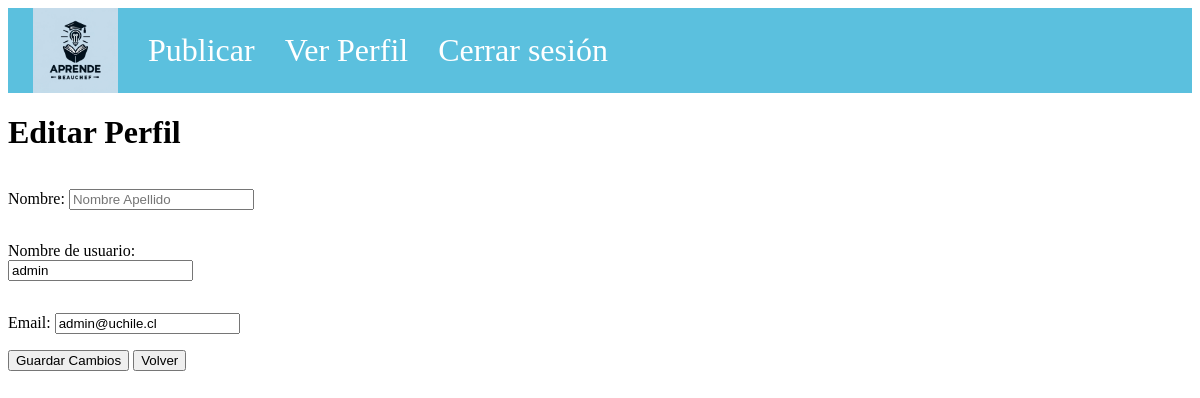
The page /profile/edit/ (signed in) on the database as committed earlier.
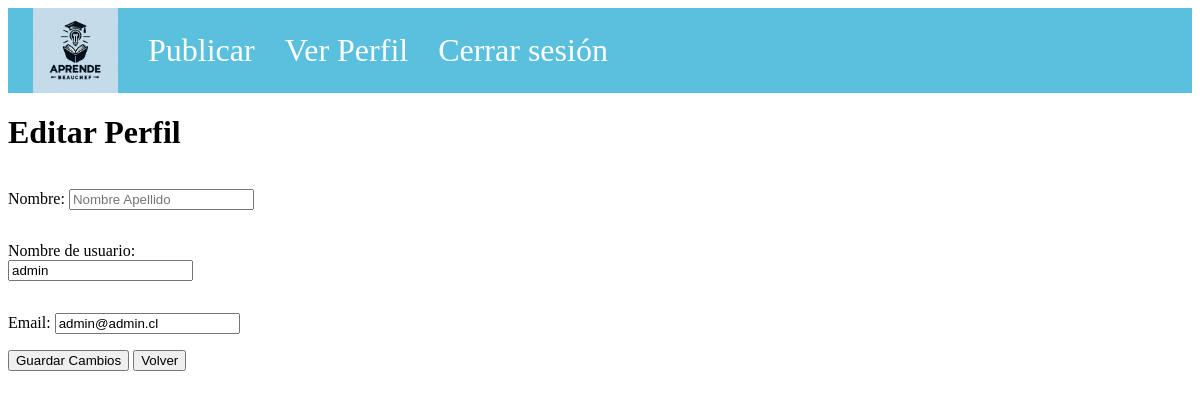
The same page on the database as committed later.
### baseapp/models.py (models this page shows)
class Usuario(AbstractUser):
    name = models.TextField(blank=True, null=True)

### baseapp/views.py (the view, shortened to what this page needs)
# urls.py: path("profile/edit/", views.profile_edit, name="profile_edit"),
def profile_edit(request):
    user=request.user
    if request.method == "GET":
        editProfile_form = EditProfileForm(initial={'name': user.name, 'username': user.username, 'email': user.email})
        return render(request, "profile_config.html", {"editProfile_form": editProfile_form})

### baseapp/forms.py
class EditProfileForm(forms.Form):
    name = forms.CharField(
        label="Nombre",
        max_length=50,
        widget=forms.TextInput(
            attrs={
                "placeholder": "Nombre Apellido",
                "class": "name_input",
                "id": "name",
            }
        ),
        required=True,
    )
    username = forms.CharField(
        label="Nombre de usuario",
        max_length=20,
        widget=forms.TextInput(
            attrs={
                "placeholder": "Nombre de usuario",
                "class": "username_input",
                "id": "username",
            }
        ),
        required=True,
    )
    email = forms.EmailField(
        label="Email",
        widget=forms.EmailInput(
            attrs={
                "placeholder": "xxxxx@xxxx.xx",
                "class": "email_input",
                "id": "email",
            }
        ),
    )

### baseapp/static/templates/profile_config.html (shortened to what this page needs)
{%extends 'base_navbar.html'%}
{% load static %}
{%block stylesheets%}
<link rel="stylesheet" type="text/css" href="{% static 'css/profile_config.css'%}">
{%endblock%}
{%block content%}
<div class="profile-content">
    <div class="user-tittle">
        <h1 class="user-profile"> Editar Perfil</h1>
    </div>
    <form name="editProfile_form" id="editProfile_form" method="post" enctype="multipart/form-data">
        <div class="input">
            {{ editProfile_form.as_p }}
        </div>
        <div class="register_button">
            <button type="submit" class="envioFormulario" id="ProfileConfigButton">Guardar Cambios</button>
            <button type="button" onclick="location.href = 'http://127.0.0.1:8000/profile'" class="backToIndex"> Volver
            </button>
        </div>
    </form>
</div>
{%endblock%}

Rows that differ between the two databases and show on the page:
changed Usuario "admin": email "admin@uchile.cl" → "admin@admin.cl"
